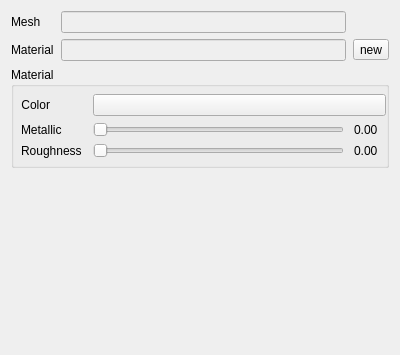
<?xml version="1.0" encoding="UTF-8"?>
<ui version="4.0">
 <class>ModelPropertyWidget</class>
 <widget class="QWidget" name="ModelPropertyWidget">
  <property name="geometry">
   <rect>
    <x>0</x>
    <y>0</y>
    <width>400</width>
    <height>355</height>
   </rect>
  </property>
  <property name="sizePolicy">
   <sizepolicy hsizetype="Expanding" vsizetype="Expanding">
    <horstretch>0</horstretch>
    <verstretch>0</verstretch>
   </sizepolicy>
  </property>
  <property name="windowTitle">
   <string>Form</string>
  </property>
  <layout class="QVBoxLayout" name="verticalLayout">
   <item>
    <layout class="QGridLayout" name="gridLayout">
     <property name="horizontalSpacing">
      <number>7</number>
     </property>
     <item row="0" column="2">
      <widget class="MyLineEdit" name="mesh_le">
       <property name="enabled">
        <bool>false</bool>
       </property>
      </widget>
     </item>
     <item row="1" column="2">
      <widget class="MyLineEdit" name="material_le">
       <property name="enabled">
        <bool>false</bool>
       </property>
      </widget>
     </item>
     <item row="0" column="1">
      <widget class="QLabel" name="label">
       <property name="text">
        <string>Mesh</string>
       </property>
       <property name="alignment">
        <set>Qt::AlignLeading|Qt::AlignLeft|Qt::AlignVCenter</set>
       </property>
      </widget>
     </item>
     <item row="1" column="1">
      <widget class="QLabel" name="label_2">
       <property name="text">
        <string>Material</string>
       </property>
       <property name="alignment">
        <set>Qt::AlignLeading|Qt::AlignLeft|Qt::AlignVCenter</set>
       </property>
      </widget>
     </item>
     <item row="1" column="3">
      <widget class="QToolButton" name="add_btn">
       <property name="text">
        <string>new</string>
       </property>
      </widget>
     </item>
    </layout>
   </item>
   <item>
    <widget class="QGroupBox" name="material_gb">
     <property name="sizePolicy">
      <sizepolicy hsizetype="Expanding" vsizetype="Minimum">
       <horstretch>0</horstretch>
       <verstretch>0</verstretch>
      </sizepolicy>
     </property>
     <property name="title">
      <string>Material</string>
     </property>
     <layout class="QFormLayout" name="formLayout">
      <property name="horizontalSpacing">
       <number>11</number>
      </property>
      <property name="leftMargin">
       <number>7</number>
      </property>
      <property name="topMargin">
       <number>7</number>
      </property>
      <property name="rightMargin">
       <number>0</number>
      </property>
      <property name="bottomMargin">
       <number>7</number>
      </property>
      <item row="0" column="0">
       <widget class="QLabel" name="color_l">
        <property name="text">
         <string>Color</string>
        </property>
        <property name="alignment">
         <set>Qt::AlignRight|Qt::AlignTrailing|Qt::AlignVCenter</set>
        </property>
       </widget>
      </item>
      <item row="0" column="1">
       <widget class="ColorWidget" name="color_w">
        <property name="autoFillBackground">
         <bool>true</bool>
        </property>
        <property name="text">
         <string/>
        </property>
       </widget>
      </item>
      <item row="1" column="0">
       <widget class="QLabel" name="metallic_l">
        <property name="enabled">
         <bool>true</bool>
        </property>
        <property name="text">
         <string>Metallic</string>
        </property>
       </widget>
      </item>
      <item row="1" column="1">
       <layout class="QHBoxLayout" name="param">
        <property name="spacing">
         <number>10</number>
        </property>
        <property name="leftMargin">
         <number>0</number>
        </property>
        <property name="rightMargin">
         <number>8</number>
        </property>
        <item>
         <widget class="QSlider" name="metallic_sl">
          <property name="enabled">
           <bool>true</bool>
          </property>
          <property name="orientation">
           <enum>Qt::Horizontal</enum>
          </property>
         </widget>
        </item>
        <item>
         <widget class="QLabel" name="metallic_num_l">
          <property name="enabled">
           <bool>true</bool>
          </property>
          <property name="text">
           <string>0.00</string>
          </property>
         </widget>
        </item>
       </layout>
      </item>
      <item row="2" column="0">
       <widget class="QLabel" name="roughness_l">
        <property name="enabled">
         <bool>true</bool>
        </property>
        <property name="text">
         <string>Roughness</string>
        </property>
       </widget>
      </item>
      <item row="2" column="1">
       <layout class="QHBoxLayout" name="param_2">
        <property name="spacing">
         <number>10</number>
        </property>
        <property name="leftMargin">
         <number>0</number>
        </property>
        <property name="rightMargin">
         <number>8</number>
        </property>
        <item>
         <widget class="QSlider" name="roughness_sl">
          <property name="enabled">
           <bool>true</bool>
          </property>
          <property name="orientation">
           <enum>Qt::Horizontal</enum>
          </property>
         </widget>
        </item>
        <item>
         <widget class="QLabel" name="roughness_num_l">
          <property name="enabled">
           <bool>true</bool>
          </property>
          <property name="text">
           <string>0.00</string>
          </property>
         </widget>
        </item>
       </layout>
      </item>
     </layout>
    </widget>
   </item>
   <item>
    <spacer name="verticalSpacer">
     <property name="orientation">
      <enum>Qt::Vertical</enum>
     </property>
     <property name="sizeHint" stdset="0">
      <size>
       <width>20</width>
       <height>171</height>
      </size>
     </property>
    </spacer>
   </item>
  </layout>
 </widget>
 <customwidgets>
  <customwidget>
   <class>ColorWidget</class>
   <extends>QPushButton</extends>
   <header location="global">../../src/editor/colorwidget.h</header>
  </customwidget>
  <customwidget>
   <class>MyLineEdit</class>
   <extends>QLineEdit</extends>
   <header>../../src/editor/mylineedit.h</header>
  </customwidget>
 </customwidgets>
 <resources/>
 <connections/>
</ui>
